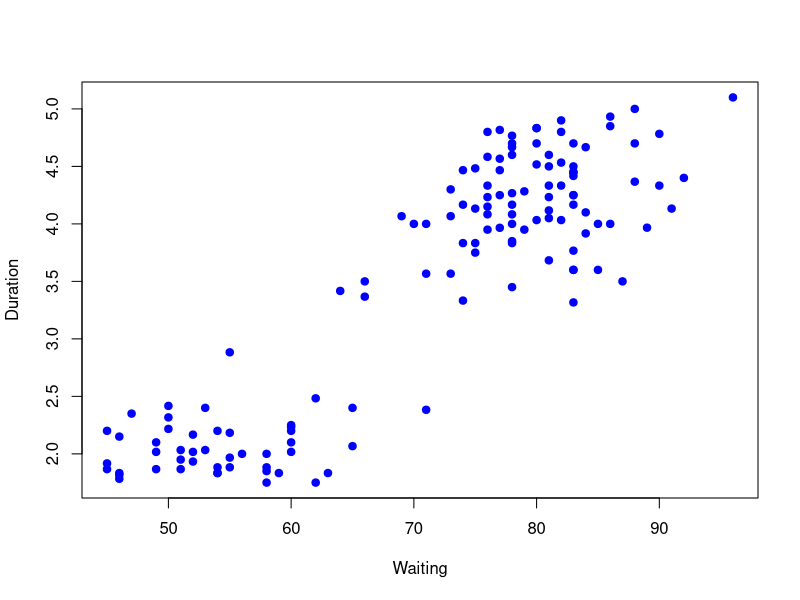
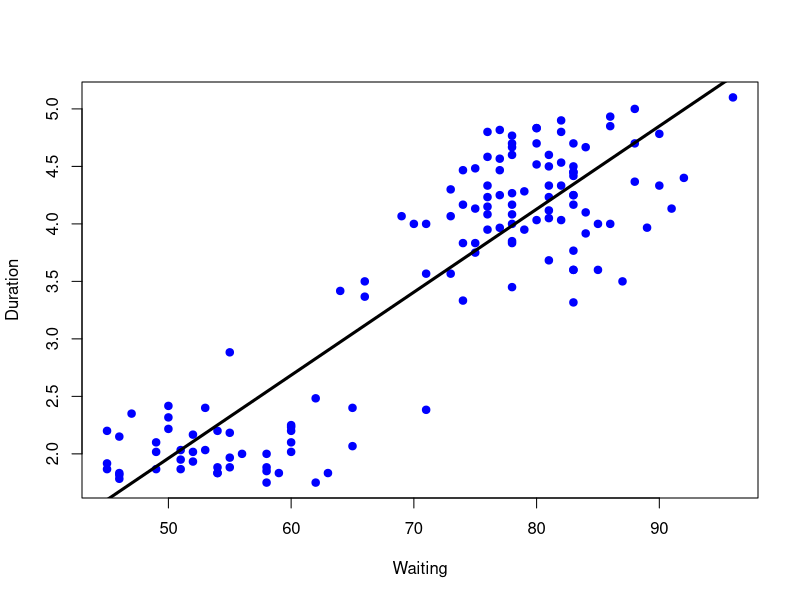
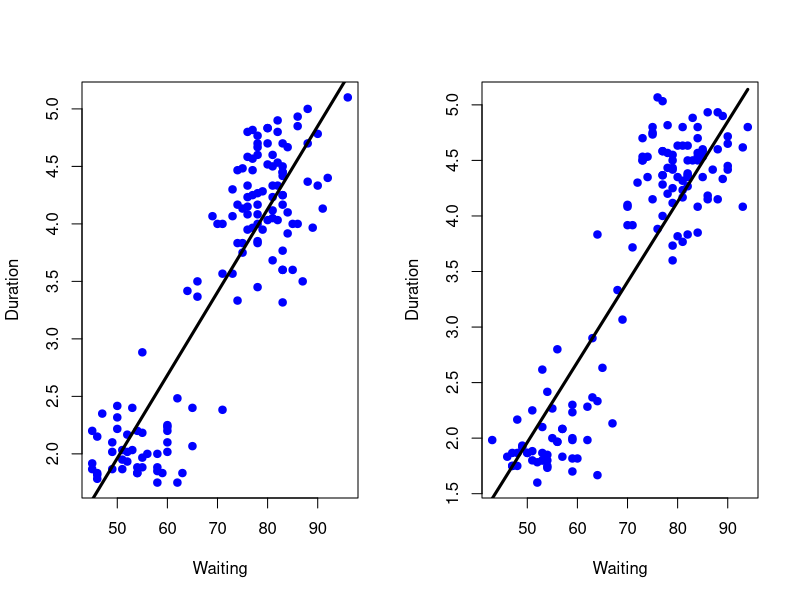
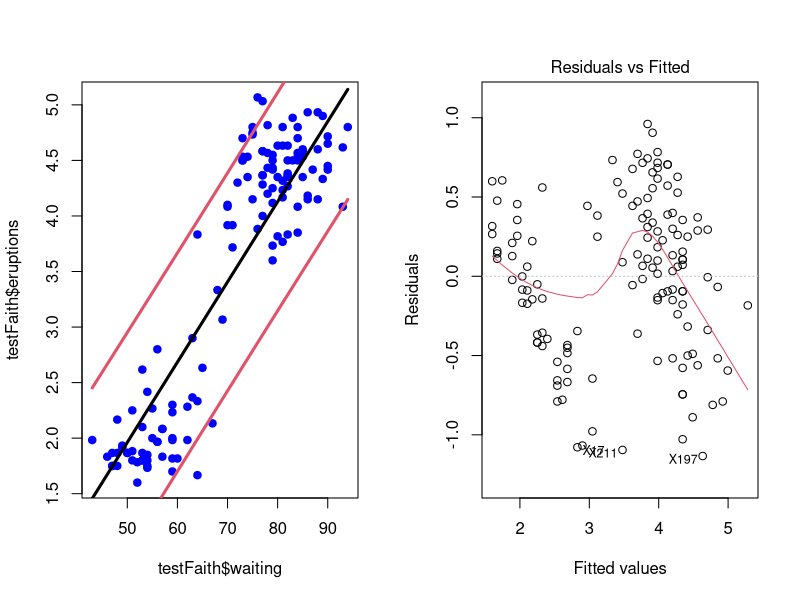
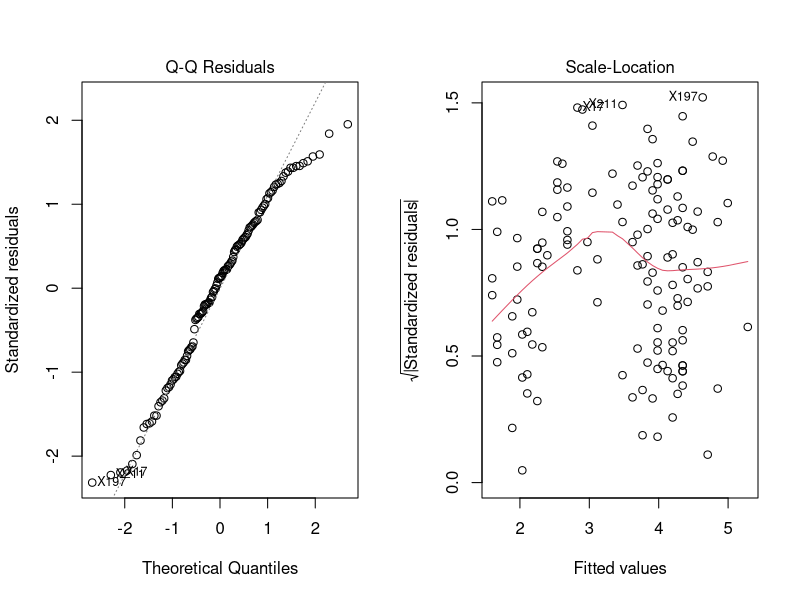
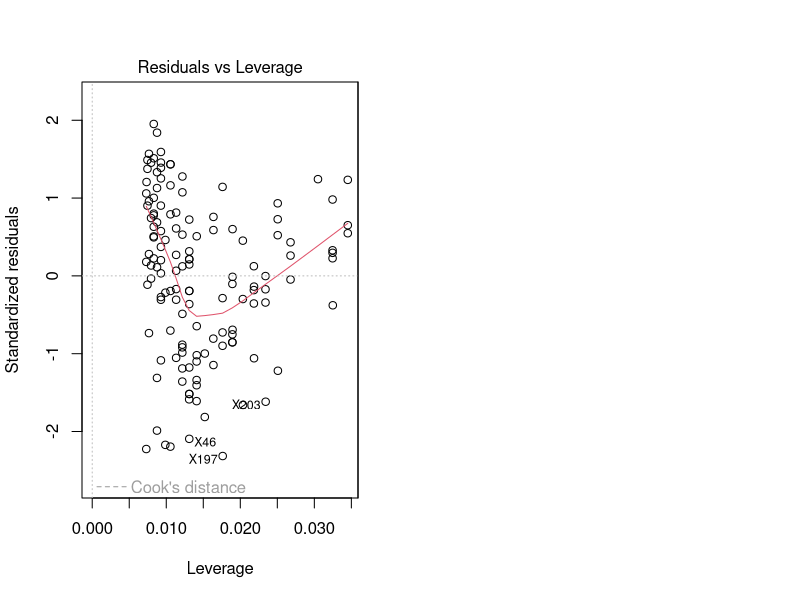

These figures' R source, in order:
#Predicting With Regresion

#Esta conferencia trata sobre una de las formas más directas y sencillas de realizar el aprendizaje automático mediante el modelado de regresión. Si ha tomado la clase de modelado de regresión en la especialización de ciencia de datos, gran parte de este material le resultará familiar. 

#Solo lo estamos usando al servicio de realizar predicciones. Entonces, la idea clave aquí es que vamos a ajustar un modelo de regresión simple. Si no sabes qué es eso, no te preocupes, lo explicaré brevemente en el resto de la conferencia. Pero la idea es que básicamente vamos a ajustar una línea a un conjunto de datos. Entonces esa línea consistirá básicamente en multiplicar un conjunto de coeficientes por cada uno de los diferentes predictores. 

#Y entonces obtenemos nuevos predictores o nueva covarianza y los multiplicamos por los coeficientes que estimamos con nuestro modelo de predicción y luego obtenemos una nueva predicción para un nuevo valor.

#Esto es útil cuando ese modelo lineal es casi correcto, en otras palabras. Cuando la relación entre las variables se puede modelar de forma lineal, es decir, en función de líneas, esta es una forma útil de predecir. Es muy fácil de implementar y también es bastante fácil de interpretar en comparación con muchos algoritmos de aprendizaje automático en el sentido de que está ajustando un conjunto de líneas a un conjunto de datos y las líneas son relativamente fáciles de interpretar. 

#Puede tener un rendimiento deficiente en entornos no lineales. Por lo tanto, generalmente se usa en combinación con otros algoritmos de aprendizaje automático en ejemplos complicados. Entonces, usaremos datos sobre erupciones de géiseres. Y entonces, los géiseres tienen un tiempo de espera entre sus diferentes erupciones y hay una cantidad de tiempo durante la cual realmente hacen erupción, por lo que hay un conjunto de datos que podemos cargar muy fácilmente que contiene información sobre erupciones durante un período de tiempo. géiser particular, Old Faithful en los Estados Unidos. Famoso géiser. Entonces podemos cargar el paquete de intercalación y cargar los datos para estas erupciones. Y voy a sembrar la semilla para que se puedan reproducir todos los análisis que voy a realizar después de esto. Luego creo un conjunto de Entrenamiento y un conjunto de prueba como de costumbre. Creo un conjunto de Entrenamiento porque vamos a construir modelos. Solo en el conjunto de Entrenamiento y luego aplicándolos en el conjunto de prueba. Entonces, si miras el conjunto de datos, si miras el conjunto de Entrenamiento, puedes ver que solo tenemos dos variables, así que es un ejemplo muy fácil. 


library(caret)
data(faithful)
set.seed(333)

inTrain <- createDataPartition(y=faithful$waiting,
                               p=0.5, list=FALSE)

trainFaith <- faithful[inTrain,]
testFaith <- faithful[-inTrain,]
head(trainFaith)

#Tenemos un tiempo de erupción y un tiempo de espera. Entonces, el tiempo de espera es el tiempo entre erupciones y las erupciones es el tiempo que el géiser estuvo en erupción. Si hago un gráfico de estas dos variables, veo el tiempo de espera aquí en el eje x. Y la duración aquí en el eje y. 

plot(trainFaith$waiting,trainFaith$eruptions,pch=19,col="blue",xlab="Waiting",ylab="Duration")


#Puede ver que hay una relación más o menos lineal. O puede imaginarse trazando una línea a través de esto que predice relativamente bien el tiempo de duración del tiempo de espera. Entonces, podemos hacer eso básicamente ajustando una fórmula que sea solo una, una línea, así que recuerde que la fórmula para una línea será la duración de la erupción aquí es igual a una constante o inter, lo que la gente llama un término de intercepción, más otra constante multiplicada por el tiempo de espera más el término de error. 


#Entonces. Como vio en la diapositiva anterior, incluso si una línea que pasa por el medio de los datos parece una aproximación razonable a la relación, obviamente no la hay, los puntos no están exactamente en una línea. Y es por eso que permitimos algún error en nuestro modelo. Los modelos de error, todo lo que no teníamos, no lo medimos, no entendíamos de la relación. 

#Y entonces podemos usar el comando lm en r para llenar el modelo lineal. Entonces, relata las erupciones, esa será la variable de resultado que estás tratando de predecir, la tilde dice que la vamos a predecir como una función de todo en este lado del. El código de aquí, vamos a utilizar los datos en espera. Vamos a construir ese modelo usando los datos del conjunto de Entrenamiento, así que si hacemos eso, si lo hacemos, obtenemos un resumen de la salida y el punto, la parte a mirar, asume la predicción aquí. 


lm1 <- lm(eruptions ~ waiting,data=trainFaith)
summary(lm1)


#¿Son estas estimaciones entonces la estimación aquí es solo la intersección que es la constante? Entonces eso es B0, en esta fórmula, y el tiempo de espera estimado aquí es B1 en esta fórmula, y si obtenemos una nueva predicción, simplemente agregamos menos 1.79. Más 0.073 veces cualquiera que sea nuestro nuevo tiempo de espera y eso produce nuestra nueva predicción para la duración esperada. Así que así es como se ve el ajuste del modelo y, básicamente, estoy de nuevo, estoy trazando el Entrenamiento, los tiempos de espera versus las erupciones y luego trazo los valores ajustados y la forma en que lo hago es, puedo extraer eso del objeto de modelo lineal nar con un LM1$fitted. Ajustado me dará los valores ajustados y luego lo graficará contra la variable predictora que utilicé para predecir los valores. Así que aquí está el tiempo de espera representado frente a la duración.

plot(trainFaith$waiting,trainFaith$eruptions,pch=19,col="blue",xlab="Waiting",ylab="Duration")
lines(trainFaith$waiting,lm1$fitted,lwd=3)

#Los puntos provienen de este primer comando de trazado y luego de la línea que se ajusta aquí, la línea negra. Altavoz 1: proviene de este comando de líneas que agrega una línea de valores difuminados. Entonces, como vimos anteriormente, puede ver que hay una línea que es una representación razonablemente buena de la relación entre estas dos variables. 

#Obviamente no es perfecto, los puntos no se encuentran exactamente en la línea, pero es una captura razonablemente buena del conjunto de datos principal. 

#Entonces, para predecir una nueva variable, simplemente tomamos nuevamente, como dije, el valor estimado para b0 y el valor estimado para b1. Por lo general, denotamos a aquellos con sombreritos por encima de los valores. Y luego simplemente los multiplicamos usando la fórmula de la página anterior. Recuerde que no tenemos, en esta fórmula, no tenemos un término de error. Debido a que no sabemos cuál es el término de error para este valor en particular, solo usamos las partes que podemos estimar. Entonces, para obtener esos valores, extraiga esos valores del objeto del modelo lineal, puede usar el coef. Comando que le da los coeficientes que es el nombre que usamos para esas dos variables, las estimaciones para esas dos variables, entonces coeflm11 le dará la intersección, un valor beta hat cero, y put lm2 le dará beta hat 1 a valor. Adecuado para el tiempo de espera. Y luego, supongamos que tenemos un nuevo tiempo de espera de 80. 

coef(lm1)[1] + coef(lm1)[2]*80
newdata <- data.frame(waiting=80)
predict(lm1,newdata)


#Entonces, la predicción de que saldremos es 4,119 como el tiempo de duración de la erupción. Entonces, otra cosa que podemos hacer es predecir usando ese objeto LM. En realidad, no es necesario, cada vez, extraer los coeficientes y multiplicarlos. Entonces, si creamos un nuevo conjunto de datos. Que es un marco de datos que tiene un nuevo valor que queremos predecir, entonces decimos que tenemos un tiempo de espera igual a 80, entonces si escribo predecir y le paso el modelo ajustado del conjunto de Entrenamiento y el nuevo conjunto de datos , nuevo marco de datos que creamos. Me dará la predicción del nuevo valor. Y coincide, por lo que está usando la misma fórmula en este comando de predicción, que usaría si realmente calculara la predicción a mano. Así que otra cosa a tener en cuenta es. Entonces, recuerde, construimos este modelo en el conjunto de Entrenamiento, como siempre lo hacemos. Y queremos ver cómo funciona en el equipo de prueba. Así que aquí, he separado los datos en dos conjuntos separados, los conjuntos de Entrenamiento y prueba e hice dos gráficos. 

par(mfrow=c(1,2))
plot(trainFaith$waiting,trainFaith$eruptions,pch=19,col="blue",xlab="Waiting",ylab="Duration")
lines(trainFaith$waiting,predict(lm1),lwd=3)
plot(testFaith$waiting,testFaith$eruptions,pch=19,col="blue",xlab="Waiting",ylab="Duration")
lines(testFaith$waiting,predict(lm1,newdata=testFaith),lwd=3)


#A la izquierda hay un gráfico de los datos de Entrenamiento y a la derecha hay un gráfico de los datos de la prueba, por lo que los datos de Entrenamiento grafican el tiempo de espera frente a la duración y luego coloco el modelo que se ajusta y es un modelo razonablemente bueno. Eso es de esperar porque sí. Son los datos exactos que usamos para construir el modelo. Luego también trazo el conjunto de datos de prueba y aquí, esta es la línea que obtienes, las predicciones que obtienes del modelo construido en el conjunto de Entrenamiento. 

#Por lo tanto, puede ver que ya no se ajusta perfectamente a los datos como lo hizo en el conjunto de Entrenamiento. Está un poco inclinado por debajo de la audición, pero eso es de esperar porque el conjunto de prueba es un conjunto de datos ligeramente diferente, pero como puede ver, todavía captura la tendencia general o la parte general de la variación que se puede explicar por el tiempo de espera. 

#Lo siguiente que debe hacer es obtener los errores del conjunto de Entrenamiento y prueba. Entonces, para obtener el error del conjunto de Entrenamiento, obtenemos los valores ajustados, lm1$fitted, recuerde que lm1 fue el objeto que realmente ajustamos para ajustar el modelo. 

# Calculate RMSE on training
sqrt(sum((lm1$fitted-trainFaith$eruptions)^2))

# Calculate RMSE on test
sqrt(sum((predict(lm1,newdata=testFaith)-testFaith$eruptions)^2))


#Y los valores ajustados fueron las predicciones que obtenemos en el conjunto de Entrenamiento. Luego, podemos restar los valores reales de la duración de la erupción en el conjunto de Entrenamiento. Cuadrálos, súmalos y saca la raíz cuadrada y eso nos da la raíz del error cuadrático medio. Si recuerdas eso de nuestra conferencia sobre los tipos de errores que podríamos tener. Básicamente, mide qué tan cerca están los valores ajustados. A los valores reales. Y obtenemos un valor de 5.752. También podemos calcular la raíz del error cuadrático medio en el conjunto de prueba. Y entonces, la forma en que lo hacemos es, calculamos, predecimos nuevamente ahora, usando este LM fo, LM objeto que podemos encajar en el conjunto de Entrenamiento. Pero ahora le pasamos el nuevo conjunto de datos, el conjunto de datos de prueba. Así que ahora esto es predecir valores en el conjunto de datos de prueba y restamos nuestros valores reales ya que sabemos cuáles son en el conjunto de datos de prueba. Cuadrarlos y resumirlos. Y dado que no usamos el conjunto de prueba en absoluto cuando construimos nuestro algoritmo. Esta es una estimación más realista del error cuadrático medio que obtendría con un nuevo conjunto de datos en comparación con el valor que obtuvimos en el conjunto de Entrenamiento. Y como siempre, el error del conjunto de datos de prueba es casi siempre mayor que el error del conjunto de Entrenamiento, porque. Nuevamente, nos estamos moviendo a un nuevo conjunto de valores que no se usaron para calcular el modelo, por lo que representa el error agregado, o el error y la variabilidad que obtiene cuando se mueve a un nuevo conjunto de datos fuera del error de muestra.


#La otra cosa que puede hacer que es un buen componente del uso de modelos lineales para la predicción es que puede calcular los intervalos de predicción. Entonces, nuevamente, aquí estoy simplemente calculando, calculando un nuevo conjunto de predicciones. 



pred1 <- predict(lm1,newdata=testFaith,interval="prediction")
ord <- order(testFaith$waiting)
plot(testFaith$waiting,testFaith$eruptions,pch=19,col="blue")

matlines(testFaith$waiting[ord],pred1[ord,],type="l",,col=c(1,2,2),lty = c(1,1,1), lwd=3)

#Para el conjunto de datos de prueba utilizando nuestro modelo lineal que hemos construido sobre el conjunto de datos de Entrenamiento. Y digo que también quiero un intervalo de predicción y, por lo tanto, ese es solo un argumento que he pasado a la función de predicción y luego si ordeno los valores para el conjunto de datos de prueba y trazo la prueba. Tiempos de espera versus tiempos de erupción. También puedo agregar líneas que muestran no solo mis predicciones, eso es lo que tengo aquí en esta línea negra que muestra los valores predictivos. Pero también puedo mostrar un intervalo que es el intervalo que captura. 

#Porcentaje de donde estamos en la región donde esperamos que caigan los valores predichos, por lo que esperamos que la mayoría de los valores predichos caigan entre estas dos líneas rojas si nuestro modelo lineal es correcto. Y entonces esto. Le muestra un poco sobre el rango de valores posibles que podríamos predecir. No solo una predicción única, que puede ser útil para darte una idea de qué tan bien funcionará tu modelo en predicciones nuevas. Le dirá cuál es el rango de posibles predicciones que podría obtener. Puede hacer lo mismo en el paquete de intercalación. 


modFit <- train(eruptions ~ waiting,data=trainFaith,method="lm")
summary(modFit$finalModel)
plot(modFit$finalModel)

#Nuevamente, el paquete de intercalaciones, le he mostrado cómo hacerlo ahora a mano, pero también puede hacerlo muy fácilmente con un paquete de intercalaciones. Utilizo la función de Entrenamiento en el paquete de intercalación para construir el modelo. Y de nuevo yo, las erupciones son la salida, el resultado, el tiempo de espera es el predictor y están separados por esta tilde. Y luego digo en qué conjunto de datos quiero construir el modelo y para el método, lo digo, Modelado lineal. Entonces, si hace un resumen de ese ajuste final del modelo, el modelo final es la parte de los objetos modFit que fue creado por Train que le indica el modelo final exacto que se está utilizando para la predicción. 

#Y nuevamente, se ve muy similar al modelo que ajustamos a mano, es menos 1.79 para la intersección y 0.07 para el tiempo de espera. Entonces, el modelado de regresión también se puede hacer con múltiples covariantes, y tendremos una conferencia sobre eso. Pero también puede combinarlo con todas las demás metodologías de predicción y aprendizaje automático. Una vez más, es una especie de buen método de uso rápido y sucio. Falla. Obtener un error de clasificación errónea más alto cuando la relación no es necesariamente lineal. Se tratan muchas predicciones, el modelo de regresión se cubre en estos libros y sería un buen lugar para ir si desea obtener más información.